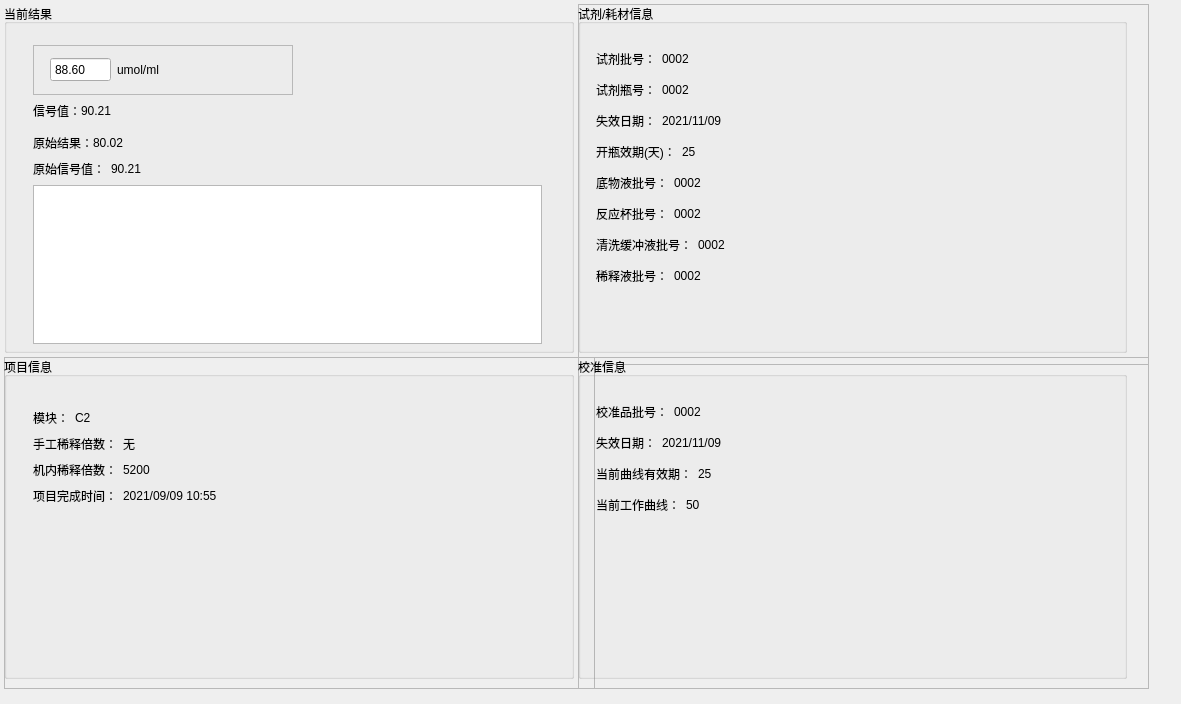
<?xml version="1.0" encoding="UTF-8"?>
<ui version="4.0">
 <class>ImAssayResultInfoWidget</class>
 <widget class="QWidget" name="ImAssayResultInfoWidget">
  <property name="geometry">
   <rect>
    <x>0</x>
    <y>0</y>
    <width>1181</width>
    <height>704</height>
   </rect>
  </property>
  <property name="windowTitle">
   <string>ImAssayResultInfoWidget</string>
  </property>
  <widget class="QGroupBox" name="ResultGroupBox">
   <property name="geometry">
    <rect>
     <x>4</x>
     <y>4</y>
     <width>570</width>
     <height>349</height>
    </rect>
   </property>
   <property name="title">
    <string>当前结果</string>
   </property>
   <property name="borders" stdset="0">
    <string notr="true">group_right_angle</string>
   </property>
   <widget class="QWidget" name="widget_result" native="true">
    <property name="geometry">
     <rect>
      <x>18</x>
      <y>30</y>
      <width>531</width>
      <height>321</height>
     </rect>
    </property>
    <property name="fonts" stdset="0">
     <string>16</string>
    </property>
    <layout class="QVBoxLayout" name="verticalLayout_5">
     <item>
      <widget class="QFrame" name="ResValAndUnitFrame">
       <property name="minimumSize">
        <size>
         <width>260</width>
         <height>50</height>
        </size>
       </property>
       <property name="maximumSize">
        <size>
         <width>260</width>
         <height>50</height>
        </size>
       </property>
       <property name="frameShape">
        <enum>QFrame::StyledPanel</enum>
       </property>
       <property name="frameShadow">
        <enum>QFrame::Raised</enum>
       </property>
       <property name="bks" stdset="0">
        <string notr="true">gray</string>
       </property>
       <property name="radiuses" stdset="0">
        <string>rds_4</string>
       </property>
       <widget class="QWidget" name="widget_6" native="true">
        <property name="geometry">
         <rect>
          <x>17</x>
          <y>0</y>
          <width>221</width>
          <height>50</height>
         </rect>
        </property>
        <property name="minimumSize">
         <size>
          <width>0</width>
          <height>50</height>
         </size>
        </property>
        <property name="maximumSize">
         <size>
          <width>16777215</width>
          <height>50</height>
         </size>
        </property>
        <layout class="QHBoxLayout" name="horizontalLayout_22" stretch="0,0,0">
         <property name="leftMargin">
          <number>0</number>
         </property>
         <property name="topMargin">
          <number>0</number>
         </property>
         <property name="rightMargin">
          <number>0</number>
         </property>
         <property name="bottomMargin">
          <number>0</number>
         </property>
         <item>
          <widget class="QDoubleSpinBox" name="ResSpinbox">
           <property name="minimumSize">
            <size>
             <width>0</width>
             <height>25</height>
            </size>
           </property>
           <property name="maximumSize">
            <size>
             <width>16777215</width>
             <height>25</height>
            </size>
           </property>
           <property name="buttonSymbols">
            <enum>QAbstractSpinBox::NoButtons</enum>
           </property>
           <property name="maximum">
            <double>99999.000000000000000</double>
           </property>
           <property name="value">
            <double>88.599999999999994</double>
           </property>
           <property name="bks" stdset="0">
            <string notr="true">transparent</string>
           </property>
           <property name="inputs" stdset="0">
            <string notr="true">noborder</string>
           </property>
           <property name="fonts" stdset="0">
            <string notr="true">20</string>
           </property>
          </widget>
         </item>
         <item>
          <widget class="QLabel" name="ResUnitLab">
           <property name="minimumSize">
            <size>
             <width>0</width>
             <height>25</height>
            </size>
           </property>
           <property name="maximumSize">
            <size>
             <width>16777215</width>
             <height>25</height>
            </size>
           </property>
           <property name="text">
            <string>umol/ml</string>
           </property>
           <property name="alignment">
            <set>Qt::AlignLeading|Qt::AlignLeft|Qt::AlignVCenter</set>
           </property>
           <property name="fonts" stdset="0">
            <string notr="true">14</string>
           </property>
          </widget>
         </item>
         <item>
          <spacer name="horizontalSpacer_21">
           <property name="orientation">
            <enum>Qt::Horizontal</enum>
           </property>
           <property name="sizeHint" stdset="0">
            <size>
             <width>40</width>
             <height>20</height>
            </size>
           </property>
          </spacer>
         </item>
        </layout>
       </widget>
      </widget>
     </item>
     <item>
      <widget class="QWidget" name="widgetlayoutSignalValue_2" native="true">
       <layout class="QHBoxLayout" name="horizontalLayout_23">
        <property name="spacing">
         <number>0</number>
        </property>
        <property name="leftMargin">
         <number>0</number>
        </property>
        <property name="topMargin">
         <number>0</number>
        </property>
        <property name="rightMargin">
         <number>0</number>
        </property>
        <property name="bottomMargin">
         <number>6</number>
        </property>
        <item>
         <widget class="QLabel" name="SigValNameLab">
          <property name="text">
           <string>信号值：</string>
          </property>
         </widget>
        </item>
        <item>
         <widget class="QLabel" name="SigValLab">
          <property name="text">
           <string notr="true">90.21</string>
          </property>
         </widget>
        </item>
        <item>
         <spacer name="horizontalSpacer_22">
          <property name="orientation">
           <enum>Qt::Horizontal</enum>
          </property>
          <property name="sizeHint" stdset="0">
           <size>
            <width>40</width>
            <height>20</height>
           </size>
          </property>
         </spacer>
        </item>
       </layout>
      </widget>
     </item>
     <item>
      <widget class="QWidget" name="widget" native="true">
       <layout class="QHBoxLayout" name="horizontalLayout_24" stretch="0,0,0">
        <property name="spacing">
         <number>0</number>
        </property>
        <property name="leftMargin">
         <number>0</number>
        </property>
        <property name="topMargin">
         <number>0</number>
        </property>
        <property name="rightMargin">
         <number>0</number>
        </property>
        <property name="bottomMargin">
         <number>0</number>
        </property>
        <item>
         <widget class="QLabel" name="RawResNameLab">
          <property name="text">
           <string>原始结果：</string>
          </property>
         </widget>
        </item>
        <item>
         <widget class="QLabel" name="RawResValLab">
          <property name="text">
           <string notr="true">80.02</string>
          </property>
         </widget>
        </item>
        <item>
         <spacer name="horizontalSpacer_23">
          <property name="orientation">
           <enum>Qt::Horizontal</enum>
          </property>
          <property name="sizeHint" stdset="0">
           <size>
            <width>40</width>
            <height>20</height>
           </size>
          </property>
         </spacer>
        </item>
       </layout>
      </widget>
     </item>
     <item>
      <widget class="QWidget" name="widget_oldSignal" native="true">
       <layout class="QHBoxLayout" name="horizontalLayout_12">
        <property name="leftMargin">
         <number>0</number>
        </property>
        <property name="topMargin">
         <number>0</number>
        </property>
        <property name="rightMargin">
         <number>0</number>
        </property>
        <property name="bottomMargin">
         <number>0</number>
        </property>
        <item>
         <layout class="QHBoxLayout" name="horizontalLayout_26">
          <item>
           <widget class="QLabel" name="SigValNameLab_3">
            <property name="text">
             <string>原始信号值：</string>
            </property>
           </widget>
          </item>
          <item>
           <widget class="QLabel" name="OldSigValLab">
            <property name="text">
             <string notr="true">90.21</string>
            </property>
           </widget>
          </item>
          <item>
           <spacer name="horizontalSpacer_25">
            <property name="orientation">
             <enum>Qt::Horizontal</enum>
            </property>
            <property name="sizeHint" stdset="0">
             <size>
              <width>40</width>
              <height>20</height>
             </size>
            </property>
           </spacer>
          </item>
         </layout>
        </item>
       </layout>
      </widget>
     </item>
     <item>
      <widget class="QTextEdit" name="result_status">
       <property name="enabled">
        <bool>true</bool>
       </property>
       <property name="styleSheet">
        <string notr="true"/>
       </property>
       <property name="undoRedoEnabled">
        <bool>true</bool>
       </property>
       <property name="readOnly">
        <bool>true</bool>
       </property>
       <property name="fonts" stdset="0">
        <string notr="true">16</string>
       </property>
       <property name="inputs" stdset="0">
        <string notr="true">noborder</string>
       </property>
      </widget>
     </item>
     <item>
      <spacer name="verticalSpacer_5">
       <property name="orientation">
        <enum>Qt::Vertical</enum>
       </property>
       <property name="sizeHint" stdset="0">
        <size>
         <width>20</width>
         <height>0</height>
        </size>
       </property>
      </spacer>
     </item>
    </layout>
   </widget>
  </widget>
  <widget class="QFrame" name="RgntInfoFrame">
   <property name="geometry">
    <rect>
     <x>578</x>
     <y>4</y>
     <width>571</width>
     <height>361</height>
    </rect>
   </property>
   <property name="frameShape">
    <enum>QFrame::StyledPanel</enum>
   </property>
   <property name="frameShadow">
    <enum>QFrame::Raised</enum>
   </property>
   <widget class="QGroupBox" name="groupBox">
    <property name="geometry">
     <rect>
      <x>0</x>
      <y>0</y>
      <width>549</width>
      <height>349</height>
     </rect>
    </property>
    <property name="title">
     <string>试剂/耗材信息</string>
    </property>
    <property name="borders" stdset="0">
     <string notr="true">group_right_angle</string>
    </property>
    <widget class="QWidget" name="widget_3" native="true">
     <property name="geometry">
      <rect>
       <x>18</x>
       <y>45</y>
       <width>521</width>
       <height>291</height>
      </rect>
     </property>
     <property name="fonts" stdset="0">
      <string notr="true">16</string>
     </property>
     <layout class="QVBoxLayout" name="verticalLayout">
      <property name="spacing">
       <number>11</number>
      </property>
      <property name="leftMargin">
       <number>0</number>
      </property>
      <property name="topMargin">
       <number>0</number>
      </property>
      <property name="rightMargin">
       <number>0</number>
      </property>
      <property name="bottomMargin">
       <number>0</number>
      </property>
      <item>
       <layout class="QHBoxLayout" name="horizontalLayout">
        <item>
         <widget class="QLabel" name="RgntLotNameLab">
          <property name="text">
           <string>试剂批号：</string>
          </property>
         </widget>
        </item>
        <item>
         <widget class="QLabel" name="RgntLotValLab">
          <property name="text">
           <string notr="true">0002</string>
          </property>
         </widget>
        </item>
        <item>
         <spacer name="horizontalSpacer">
          <property name="orientation">
           <enum>Qt::Horizontal</enum>
          </property>
          <property name="sizeHint" stdset="0">
           <size>
            <width>40</width>
            <height>20</height>
           </size>
          </property>
         </spacer>
        </item>
       </layout>
      </item>
      <item>
       <layout class="QHBoxLayout" name="horizontalLayout_2">
        <item>
         <widget class="QLabel" name="RgntBnNameLab">
          <property name="text">
           <string>试剂瓶号：</string>
          </property>
         </widget>
        </item>
        <item>
         <widget class="QLabel" name="RgntBnValLab">
          <property name="text">
           <string notr="true">0002</string>
          </property>
         </widget>
        </item>
        <item>
         <spacer name="horizontalSpacer_2">
          <property name="orientation">
           <enum>Qt::Horizontal</enum>
          </property>
          <property name="sizeHint" stdset="0">
           <size>
            <width>40</width>
            <height>20</height>
           </size>
          </property>
         </spacer>
        </item>
       </layout>
      </item>
      <item>
       <layout class="QHBoxLayout" name="horizontalLayout_4">
        <item>
         <widget class="QLabel" name="RgntValidDayNameLab">
          <property name="text">
           <string>失效日期：</string>
          </property>
         </widget>
        </item>
        <item>
         <widget class="QLabel" name="RgntValidDayValLab">
          <property name="text">
           <string notr="true">2021/11/09</string>
          </property>
         </widget>
        </item>
        <item>
         <spacer name="horizontalSpacer_4">
          <property name="orientation">
           <enum>Qt::Horizontal</enum>
          </property>
          <property name="sizeHint" stdset="0">
           <size>
            <width>40</width>
            <height>20</height>
           </size>
          </property>
         </spacer>
        </item>
       </layout>
      </item>
      <item>
       <layout class="QHBoxLayout" name="horizontalLayout_3">
        <item>
         <widget class="QLabel" name="OpenValidDayNameLab">
          <property name="text">
           <string>开瓶效期(天)：</string>
          </property>
         </widget>
        </item>
        <item>
         <widget class="QLabel" name="OpenValidDayValLab">
          <property name="text">
           <string notr="true">25</string>
          </property>
         </widget>
        </item>
        <item>
         <spacer name="horizontalSpacer_3">
          <property name="orientation">
           <enum>Qt::Horizontal</enum>
          </property>
          <property name="sizeHint" stdset="0">
           <size>
            <width>40</width>
            <height>20</height>
           </size>
          </property>
         </spacer>
        </item>
       </layout>
      </item>
      <item>
       <layout class="QHBoxLayout" name="horizontalLayout_5">
        <item>
         <widget class="QLabel" name="BaseLiqLotNameLab">
          <property name="text">
           <string>底物液批号：</string>
          </property>
         </widget>
        </item>
        <item>
         <widget class="QLabel" name="BaseLiqLotValLab">
          <property name="text">
           <string notr="true">0002</string>
          </property>
         </widget>
        </item>
        <item>
         <spacer name="horizontalSpacer_5">
          <property name="orientation">
           <enum>Qt::Horizontal</enum>
          </property>
          <property name="sizeHint" stdset="0">
           <size>
            <width>40</width>
            <height>20</height>
           </size>
          </property>
         </spacer>
        </item>
       </layout>
      </item>
      <item>
       <layout class="QHBoxLayout" name="horizontalLayout_6">
        <item>
         <widget class="QLabel" name="ReactionCupLotNameLab">
          <property name="text">
           <string>反应杯批号：</string>
          </property>
         </widget>
        </item>
        <item>
         <widget class="QLabel" name="ReactionCupLotValLab">
          <property name="text">
           <string notr="true">0002</string>
          </property>
         </widget>
        </item>
        <item>
         <spacer name="horizontalSpacer_6">
          <property name="orientation">
           <enum>Qt::Horizontal</enum>
          </property>
          <property name="sizeHint" stdset="0">
           <size>
            <width>40</width>
            <height>20</height>
           </size>
          </property>
         </spacer>
        </item>
       </layout>
      </item>
      <item>
       <layout class="QHBoxLayout" name="horizontalLayout_7">
        <item>
         <widget class="QLabel" name="WashBufLotNameLab">
          <property name="text">
           <string>清洗缓冲液批号：</string>
          </property>
         </widget>
        </item>
        <item>
         <widget class="QLabel" name="WashBufLotValLab">
          <property name="text">
           <string notr="true">0002</string>
          </property>
         </widget>
        </item>
        <item>
         <spacer name="horizontalSpacer_7">
          <property name="orientation">
           <enum>Qt::Horizontal</enum>
          </property>
          <property name="sizeHint" stdset="0">
           <size>
            <width>40</width>
            <height>20</height>
           </size>
          </property>
         </spacer>
        </item>
       </layout>
      </item>
      <item>
       <layout class="QHBoxLayout" name="horizontalLayout_8">
        <item>
         <widget class="QLabel" name="DiltLotNameLab">
          <property name="text">
           <string>稀释液批号：</string>
          </property>
         </widget>
        </item>
        <item>
         <widget class="QLabel" name="DiltLotValLab">
          <property name="text">
           <string notr="true">0002</string>
          </property>
         </widget>
        </item>
        <item>
         <spacer name="horizontalSpacer_8">
          <property name="orientation">
           <enum>Qt::Horizontal</enum>
          </property>
          <property name="sizeHint" stdset="0">
           <size>
            <width>40</width>
            <height>20</height>
           </size>
          </property>
         </spacer>
        </item>
       </layout>
      </item>
      <item>
       <spacer name="verticalSpacer">
        <property name="orientation">
         <enum>Qt::Vertical</enum>
        </property>
        <property name="sizeHint" stdset="0">
         <size>
          <width>20</width>
          <height>40</height>
         </size>
        </property>
       </spacer>
      </item>
     </layout>
    </widget>
   </widget>
  </widget>
  <widget class="QFrame" name="TestItemInfoFrame">
   <property name="geometry">
    <rect>
     <x>4</x>
     <y>357</y>
     <width>591</width>
     <height>332</height>
    </rect>
   </property>
   <property name="frameShape">
    <enum>QFrame::StyledPanel</enum>
   </property>
   <property name="frameShadow">
    <enum>QFrame::Raised</enum>
   </property>
   <widget class="QGroupBox" name="groupBox_2">
    <property name="geometry">
     <rect>
      <x>0</x>
      <y>0</y>
      <width>570</width>
      <height>322</height>
     </rect>
    </property>
    <property name="title">
     <string>项目信息</string>
    </property>
    <property name="borders" stdset="0">
     <string notr="true">group_right_angle</string>
    </property>
    <widget class="QWidget" name="widget_2" native="true">
     <property name="geometry">
      <rect>
       <x>18</x>
       <y>40</y>
       <width>531</width>
       <height>231</height>
      </rect>
     </property>
     <property name="fonts" stdset="0">
      <string notr="true">16</string>
     </property>
     <layout class="QVBoxLayout" name="verticalLayout_2">
      <item>
       <layout class="QHBoxLayout" name="horizontalLayout_13">
        <item>
         <widget class="QLabel" name="ModuleNameLab">
          <property name="text">
           <string>模块：</string>
          </property>
         </widget>
        </item>
        <item>
         <widget class="QLabel" name="ModuleValLab">
          <property name="text">
           <string notr="true">C2</string>
          </property>
         </widget>
        </item>
        <item>
         <spacer name="horizontalSpacer_13">
          <property name="orientation">
           <enum>Qt::Horizontal</enum>
          </property>
          <property name="sizeHint" stdset="0">
           <size>
            <width>40</width>
            <height>20</height>
           </size>
          </property>
         </spacer>
        </item>
       </layout>
      </item>
      <item>
       <layout class="QHBoxLayout" name="horizontalLayout_10">
        <item>
         <widget class="QLabel" name="ManualDiltNameLab">
          <property name="text">
           <string>手工稀释倍数：</string>
          </property>
         </widget>
        </item>
        <item>
         <widget class="QLabel" name="ManualDiltValLab">
          <property name="text">
           <string>无</string>
          </property>
         </widget>
        </item>
        <item>
         <spacer name="horizontalSpacer_10">
          <property name="orientation">
           <enum>Qt::Horizontal</enum>
          </property>
          <property name="sizeHint" stdset="0">
           <size>
            <width>40</width>
            <height>20</height>
           </size>
          </property>
         </spacer>
        </item>
       </layout>
      </item>
      <item>
       <layout class="QHBoxLayout" name="horizontalLayout_11">
        <item>
         <widget class="QLabel" name="DiltRatioNameLab">
          <property name="text">
           <string>机内稀释倍数：</string>
          </property>
         </widget>
        </item>
        <item>
         <widget class="QLabel" name="DiltRatioValLab">
          <property name="text">
           <string notr="true">5200</string>
          </property>
         </widget>
        </item>
        <item>
         <spacer name="horizontalSpacer_11">
          <property name="orientation">
           <enum>Qt::Horizontal</enum>
          </property>
          <property name="sizeHint" stdset="0">
           <size>
            <width>40</width>
            <height>20</height>
           </size>
          </property>
         </spacer>
        </item>
       </layout>
      </item>
      <item>
       <layout class="QHBoxLayout" name="horizontalLayout_14">
        <item>
         <widget class="QLabel" name="CompleteTimeNameLab">
          <property name="text">
           <string>项目完成时间：</string>
          </property>
         </widget>
        </item>
        <item>
         <widget class="QLabel" name="CompleteTimeValLab">
          <property name="text">
           <string notr="true">2021/09/09 10:55</string>
          </property>
         </widget>
        </item>
        <item>
         <spacer name="horizontalSpacer_14">
          <property name="orientation">
           <enum>Qt::Horizontal</enum>
          </property>
          <property name="sizeHint" stdset="0">
           <size>
            <width>40</width>
            <height>20</height>
           </size>
          </property>
         </spacer>
        </item>
       </layout>
      </item>
      <item>
       <spacer name="verticalSpacer_2">
        <property name="orientation">
         <enum>Qt::Vertical</enum>
        </property>
        <property name="sizeHint" stdset="0">
         <size>
          <width>20</width>
          <height>40</height>
         </size>
        </property>
       </spacer>
      </item>
     </layout>
    </widget>
   </widget>
  </widget>
  <widget class="QFrame" name="CalInfoFrame">
   <property name="geometry">
    <rect>
     <x>578</x>
     <y>357</y>
     <width>571</width>
     <height>332</height>
    </rect>
   </property>
   <property name="frameShape">
    <enum>QFrame::StyledPanel</enum>
   </property>
   <property name="frameShadow">
    <enum>QFrame::Raised</enum>
   </property>
   <property name="lineWidth">
    <number>0</number>
   </property>
   <widget class="QGroupBox" name="CalInfo_groupBox">
    <property name="geometry">
     <rect>
      <x>0</x>
      <y>0</y>
      <width>549</width>
      <height>322</height>
     </rect>
    </property>
    <property name="title">
     <string>校准信息</string>
    </property>
    <property name="borders" stdset="0">
     <string notr="true">group_right_angle</string>
    </property>
    <widget class="QWidget" name="widget_4" native="true">
     <property name="geometry">
      <rect>
       <x>18</x>
       <y>45</y>
       <width>511</width>
       <height>231</height>
      </rect>
     </property>
     <property name="fonts" stdset="0">
      <string notr="true">16</string>
     </property>
     <layout class="QVBoxLayout" name="verticalLayout_3">
      <property name="spacing">
       <number>11</number>
      </property>
      <property name="leftMargin">
       <number>0</number>
      </property>
      <property name="topMargin">
       <number>0</number>
      </property>
      <property name="rightMargin">
       <number>0</number>
      </property>
      <property name="bottomMargin">
       <number>0</number>
      </property>
      <item>
       <layout class="QHBoxLayout" name="horizontalLayout_15">
        <item>
         <widget class="QLabel" name="CalLotNameLab">
          <property name="text">
           <string>校准品批号：</string>
          </property>
         </widget>
        </item>
        <item>
         <widget class="QLabel" name="CalLotValLab">
          <property name="text">
           <string notr="true">0002</string>
          </property>
         </widget>
        </item>
        <item>
         <spacer name="horizontalSpacer_15">
          <property name="orientation">
           <enum>Qt::Horizontal</enum>
          </property>
          <property name="sizeHint" stdset="0">
           <size>
            <width>40</width>
            <height>20</height>
           </size>
          </property>
         </spacer>
        </item>
       </layout>
      </item>
      <item>
       <layout class="QHBoxLayout" name="horizontalLayout_16">
        <item>
         <widget class="QLabel" name="CalValidDayNameLab">
          <property name="text">
           <string>失效日期：</string>
          </property>
         </widget>
        </item>
        <item>
         <widget class="QLabel" name="CalValidDayValLab">
          <property name="text">
           <string notr="true">2021/11/09</string>
          </property>
         </widget>
        </item>
        <item>
         <spacer name="horizontalSpacer_16">
          <property name="orientation">
           <enum>Qt::Horizontal</enum>
          </property>
          <property name="sizeHint" stdset="0">
           <size>
            <width>40</width>
            <height>20</height>
           </size>
          </property>
         </spacer>
        </item>
       </layout>
      </item>
      <item>
       <layout class="QHBoxLayout" name="horizontalLayout_17">
        <item>
         <widget class="QLabel" name="CurCurveValidDayNameLab">
          <property name="text">
           <string>当前曲线有效期：</string>
          </property>
         </widget>
        </item>
        <item>
         <widget class="QLabel" name="CurCurveValidDayValLab">
          <property name="text">
           <string notr="true">25</string>
          </property>
         </widget>
        </item>
        <item>
         <spacer name="horizontalSpacer_17">
          <property name="orientation">
           <enum>Qt::Horizontal</enum>
          </property>
          <property name="sizeHint" stdset="0">
           <size>
            <width>40</width>
            <height>20</height>
           </size>
          </property>
         </spacer>
        </item>
       </layout>
      </item>
      <item>
       <layout class="QHBoxLayout" name="horizontalLayout_18">
        <item>
         <widget class="QLabel" name="CurCurveNameLab">
          <property name="text">
           <string>当前工作曲线：</string>
          </property>
         </widget>
        </item>
        <item>
         <widget class="QLabel" name="CurCurveValLab">
          <property name="text">
           <string notr="true">50</string>
          </property>
         </widget>
        </item>
        <item>
         <spacer name="horizontalSpacer_18">
          <property name="orientation">
           <enum>Qt::Horizontal</enum>
          </property>
          <property name="sizeHint" stdset="0">
           <size>
            <width>40</width>
            <height>20</height>
           </size>
          </property>
         </spacer>
        </item>
       </layout>
      </item>
      <item>
       <spacer name="verticalSpacer_3">
        <property name="orientation">
         <enum>Qt::Vertical</enum>
        </property>
        <property name="sizeHint" stdset="0">
         <size>
          <width>20</width>
          <height>40</height>
         </size>
        </property>
       </spacer>
      </item>
     </layout>
    </widget>
   </widget>
  </widget>
 </widget>
 <layoutdefault spacing="6" margin="11"/>
 <resources/>
 <connections/>
</ui>
